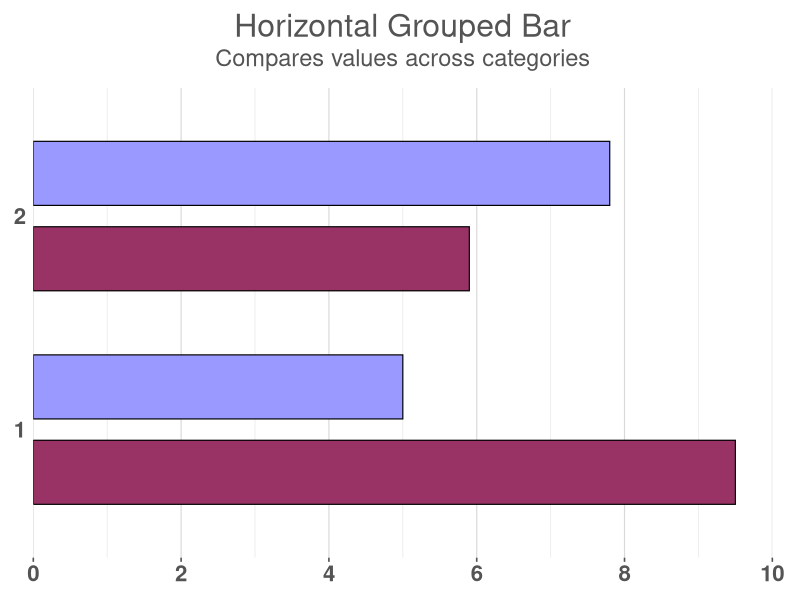

Recreate this plot in R.
# P091_bar1.sas -> R translation
# Horizontal Grouped Bar - SGPLOT hbar

# --- setup ---
out <- Sys.getenv("OUT_DIR")
if (out == "" || is.na(out)) out <- getwd()
if (!dir.exists(out)) dir.create(out, recursive = TRUE, showWarnings = FALSE)

# helper: SAS round half away from zero (half-up)
round_half_up <- function(x, digits = 0) {
  if (length(x) == 0) return(x)
  mult <- 10^digits
  sign_x <- sign(x)
  abs_x <- abs(x) * mult
  # add 0.5 and floor, with small epsilon for floating point
  rounded <- floor(abs_x + 0.5 + 1e-12) / mult
  sign_x * rounded
}

# --- libraries ---
suppressPackageStartupMessages({
  library(dplyr)
  library(ggplot2)
  library(readr)
  library(tibble)
})

cat("P091: creating my_data\n")

# --- data my_data (datalines) ---
# input CATEGORY SERIES $ 3-11 AMOUNT;
# 1 Series A  5
# 2 Series A  7.8
# 1 Series B  9.5
# 2 Series B  5.9
my_data <- tibble::tibble(
  CATEGORY = c(1, 2, 1, 2),
  SERIES   = c("Series A", "Series A", "Series B", "Series B"),
  AMOUNT   = c(5, 7.8, 9.5, 5.9)
)

# SAS PROC SGPLOT hbar category / response=amount stat=sum group=series
# stat=sum -> sum per CATEGORY x SERIES (here unique, so sum = amount)
plot_data <- my_data %>%
  group_by(CATEGORY, SERIES) %>%
  summarise(AMOUNT = sum(AMOUNT, na.rm = TRUE), .groups = "drop") %>%
  arrange(CATEGORY, SERIES)

# For grouporder=descending: descending order of SERIES values
# SAS descending means reverse alphabetical: Series B before Series A
plot_data$SERIES <- factor(plot_data$SERIES, levels = c("Series B", "Series A"))
# CATEGORY as discrete factor for y-axis; SAS sorts numeric ascending, missing first
plot_data$CATEGORY <- factor(plot_data$CATEGORY, levels = sort(unique(plot_data$CATEGORY)))

# Colors from styleattrs datacolors=(cx9999ff cx993366)
# SAS grouporder descending => first color to Series B, second to Series A
fill_colors <- c("Series B" = "#993366", "Series A" = "#9999FF")
# Note: cx9999ff = #9999FF, cx993366 = #993366

cat("P091: building plot\n")

# --- plot: horizontal grouped bar (hbar) ---
# hbar category / response=amount group=series groupdisplay=cluster
# outlineattrs=(color=black) nostatlabel noautolegend
# xaxis values=(0 to 10 by 2) offsetmax=0 grid minor minorcount=1
# yaxis display=(noticks)

p <- ggplot(plot_data, aes(x = AMOUNT, y = CATEGORY, fill = SERIES)) +
  geom_col(position = position_dodge(width = 0.8), width = 0.6,
           colour = "black", linewidth = 0.4) +
  scale_fill_manual(values = fill_colors, guide = "none") +
  scale_x_continuous(
    limits = c(0, 10),
    breaks = seq(0, 10, by = 2),
    minor_breaks = seq(1, 9, by = 2),
    expand = c(0, 0)
  ) +
  labs(
    title = "Horizontal Grouped Bar",
    subtitle = "Compares values across categories",
    x = NULL,
    y = NULL,
    fill = NULL
  ) +
  theme_minimal(base_size = 12) +
  theme(
    # titles: color=gray33 ls=0.5 h=23pt / 17pt
    plot.title = element_text(colour = "gray33", size = 23, face = "plain", hjust = 0.5, margin = margin(b = 4)),
    plot.subtitle = element_text(colour = "gray33", size = 17, face = "plain", hjust = 0.5, margin = margin(b = 12)),
    # xaxis labelattrs/valueattrs size=16pt weight=bold color=gray33
    axis.title.x = element_text(colour = "gray33", size = 16, face = "bold"),
    axis.text.x  = element_text(colour = "gray33", size = 16, face = "bold"),
    axis.title.y = element_text(colour = "gray33", size = 16, face = "bold"),
    axis.text.y  = element_text(colour = "gray33", size = 16, face = "bold"),
    # yaxis display=(noticks) -> remove ticks
    axis.ticks.y = element_blank(),
    axis.ticks.x = element_line(colour = "gray33"),
    # grid: x grid major + minor
    panel.grid.major.x = element_line(colour = "grey85", linewidth = 0.4),
    panel.grid.minor.x = element_line(colour = "grey92", linewidth = 0.3),
    panel.grid.major.y = element_blank(),
    panel.grid.minor.y = element_blank(),
    panel.grid.major = element_line(),
    legend.position = "none",
    plot.background = element_rect(fill = "white", colour = NA),
    panel.background = element_rect(fill = "white", colour = NA),
    plot.margin = margin(10, 20, 10, 10)
  )

# --- save figure: 800px x 600px noborder ---
# Use 100 dpi => 8in x 6in
png_path <- file.path(out, "bar1.png")
ggsave(filename = png_path, plot = p, width = 8, height = 6, units = "in", dpi = 100, bg = "white")
cat("Saved PNG:", png_path, "\n")

# --- CSV of plotted data (for figure) ---
# Write with SAS variable names, numeric unrounded
csv_path <- file.path(out, "bar1.csv")
# Keep original column names as in SAS: CATEGORY, SERIES, AMOUNT
out_data <- plot_data %>%
  mutate(
    CATEGORY = as.integer(as.character(CATEGORY)),
    SERIES = as.character(SERIES)
  ) %>%
  arrange(CATEGORY, SERIES) %>%
  select(CATEGORY, SERIES, AMOUNT)
# Ensure character ordering SAS-like (uppercase before lowercase) - already sorted
write.csv(out_data, csv_path, row.names = FALSE, na = "")
cat("Saved CSV:", csv_path, "\n")

# --- Text rendering for bar1.htm (table/listing text, 0 numbers) ---
# SAS ODS HTML body="bar1.htm" contained the graph; we render a text summary
txt_path <- file.path(out, "bar1.txt")
txt_lines <- c(
  "Horizontal Grouped Bar",
  "Compares values across categories",
  "",
  "Horizontal Grouped Bar - Data Summary (stat=sum)",
  "------------------------------------------------",
  sprintf("%-10s %-12s %8s", "CATEGORY", "SERIES", "AMOUNT"),
  sprintf("%-10s %-12s %8s", "--------", "------------", "--------")
)
for (i in seq_len(nrow(out_data))) {
  txt_lines <- c(txt_lines,
    sprintf("%-10d %-12s %8.1f", out_data$CATEGORY[i], out_data$SERIES[i], out_data$AMOUNT[i])
  )
}
txt_lines <- c(txt_lines,
  "",
  "XAXIS: 0 to 10 by 2 (minor grid at 1,3,5,7,9), offsetmax=0, grid minor",
  "YAXIS: CATEGORY (1, 2), display=(noticks)",
  "GROUP: SERIES (Series A, Series B), groupdisplay=cluster, grouporder=descending",
  "STYLE: datacolors=(#9999FF #993366), outlineattrs=(color=black), noautolegend, nostatlabel",
  "Image: bar1.png (800px x 600px)"
)
writeLines(txt_lines, txt_path)
cat("Saved TXT:", txt_path, "\n")

cat("P091 complete\n")
